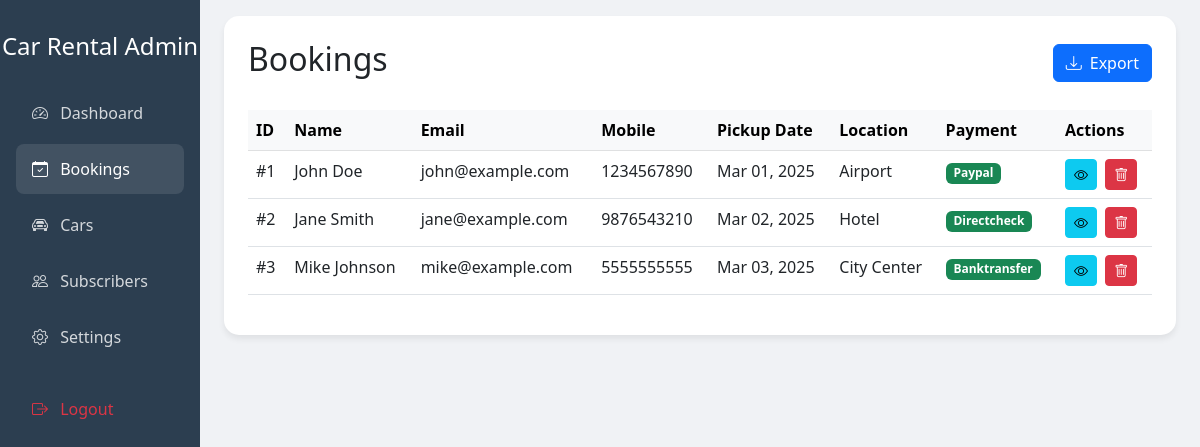
The app's page /admin/bookings.php (signed in) with its own data.
### tables this page shows
CREATE TABLE IF NOT EXISTS bookings (
    id INT AUTO_INCREMENT PRIMARY KEY,
    first_name VARCHAR(50) NOT NULL,
    last_name VARCHAR(50) NOT NULL,
    email VARCHAR(100) NOT NULL,
    mobile VARCHAR(20) NOT NULL,
    pickup_location VARCHAR(50) NOT NULL,
    dropoff_location VARCHAR(50) NOT NULL,
    pickup_date DATE NOT NULL,
    pickup_time TIME NOT NULL,
    adults INT NOT NULL,
    children INT NOT NULL,
    special_request TEXT,
    payment_method ENUM('paypal', 'directcheck', 'banktransfer') NOT NULL,
    booking_timestamp TIMESTAMP DEFAULT CURRENT_TIMESTAMP
);

### admin/bookings.php (the view, shortened to what this page needs)
<?php
require '../includes/databaseConnection.php';
$result = $conn->query("SELECT * FROM bookings ORDER BY booking_timestamp DESC");
$bookings = $result->fetch_all(MYSQLI_ASSOC);
?>
<!DOCTYPE html>
<html lang="en">
<head>
    <link href="https://cdn.jsdelivr.net/npm/bootstrap@5.3.0/dist/css/bootstrap.min.css" rel="stylesheet">
    <link rel="stylesheet" href="https://cdn.jsdelivr.net/npm/bootstrap-icons@1.7.2/font/bootstrap-icons.css">
    <link rel="stylesheet" href="../css/bookings.css">
</head>
<body>
    <div class="container-fluid">
        <div class="row">
            <div class="col-md-3 col-lg-2 px-0 position-fixed sidebar">
                <div class="text-center mb-4">
                    <h4>Car Rental Admin</h4>
                </div>
                <ul class="nav flex-column px-3">
                    <li class="nav-item">
                        <a class="nav-link" href="dashboard.php">
                            <i class="bi bi-speedometer2 me-2"></i> Dashboard
                        </a>
                    </li>
                    <li class="nav-item">
                        <a class="nav-link active" href="bookings.php">
                            <i class="bi bi-calendar-check me-2"></i> Bookings
                        </a>
                    </li>
                    <li class="nav-item">
                        <a class="nav-link" href="cars.php">
                            <i class="bi bi-car-front me-2"></i> Cars
                        </a>
                    </li>
                    <li class="nav-item">
                        <a class="nav-link" href="subscribers.php">
                            <i class="bi bi-people me-2"></i> Subscribers
                        </a>
                    </li>
                    <li class="nav-item">
                        <a class="nav-link" href="settings.php">
                            <i class="bi bi-gear me-2"></i> Settings
                        </a>
                    </li>
                    <li class="nav-item mt-3">
                        <a class="nav-link text-danger" href="logout.php">
                            <i class="bi bi-box-arrow-right me-2"></i> Logout
                        </a>
                    </li>
                </ul>
            </div>
            <div class="col-md-9 col-lg-10 ms-auto px-4 py-3">
                <div class="content-wrapper">
                    <div class="d-flex justify-content-between align-items-center mb-4">
                        <h2>Bookings</h2>
                        <button class="btn btn-primary" data-bs-toggle="modal" data-bs-target="#exportModal">
                            <i class="bi bi-download me-2"></i>Export
                        </button>
                    </div>
                    <div class="table-responsive">
                        <table class="table table-hover">
                            <thead class="table-light">
                                <tr>
                                    <th>ID</th>
                                    <th>Name</th>
                                    <th>Email</th>
                                    <th>Mobile</th>
                                    <th>Pickup Date</th>
                                    <th>Location</th>
                                    <th>Payment</th>
                                    <th>Actions</th>
                                </tr>
                            </thead>
                            <tbody>
                                <?php foreach ($bookings as $booking): ?>
                                <tr>
                                    <td>#<?php echo $booking['id']; ?></td>
                                    <td><?php echo htmlspecialchars($booking['first_name'] . ' ' . $booking['last_name']); ?></td>
                                    <td><?php echo htmlspecialchars($booking['email']); ?></td>
                                    <td><?php echo htmlspecialchars($booking['mobile']); ?></td>
                                    <td><?php echo date('M d, Y', strtotime($booking['pickup_date'])); ?></td>
                                    <td><?php echo htmlspecialchars($booking['pickup_location']); ?></td>
                                    <td>
                                        <span class="badge bg-success"><?php echo ucfirst($booking['payment_method']); ?></span>
                                    </td>
                                    <td>
                                        <button class="btn btn-sm btn-info me-1" onclick="viewBooking(<?php echo $booking['id']; ?>)">
                                            <i class="bi bi-eye"></i>
                                        </button>
                                        <button class="btn btn-sm btn-danger" onclick="deleteBooking(<?php echo $booking['id']; ?>)">
                                            <i class="bi bi-trash"></i>
                                        </button>
                                    </td>
                                </tr>
                                <?php endforeach; ?>
                            </tbody>
                        </table>
                    </div>
                </div>
            </div>
        </div>
    </div>
</body>
</html>

### css/bookings.css (style rules this page uses)
:root { --primary-bg: #f0f2f5; --sidebar-bg: #2C3E50; }
body { background-color: var(--primary-bg); font-family: 'Segoe UI', Tahoma, Geneva, Verdana, sans-serif; }
.sidebar { background: var(--sidebar-bg); min-height: 100vh; color: white; padding-top: 2rem; }
.sidebar .nav-link { color: rgba(255, 255, 255, 0.8); padding: 0.8rem 1rem; margin: 0.2rem 0; border-radius: 8px; transition: all 0.3s ease; }
.sidebar .nav-link:hover, .sidebar .nav-link.active { background: rgba(255, 255, 255, 0.1); color: white; }
.content-wrapper { background: white; border-radius: 15px; padding: 1.5rem; box-shadow: 0 4px 6px rgba(0, 0, 0, 0.07); }

### records on screen
bookings: id "1", first_name+last_name "John Doe", email "john@example.com", mobile "1234567890", pickup_date "Mar 01, 2025", pickup_location "Airport", payment_method "Paypal"
bookings: id "2", first_name+last_name "Jane Smith", email "jane@example.com", mobile "9876543210", pickup_date "Mar 02, 2025", pickup_location "Hotel", payment_method "Directcheck"
bookings: id "3", first_name+last_name "Mike Johnson", email "mike@example.com", mobile "5555555555", pickup_date "Mar 03, 2025", pickup_location "City Center", payment_method "Banktransfer"
